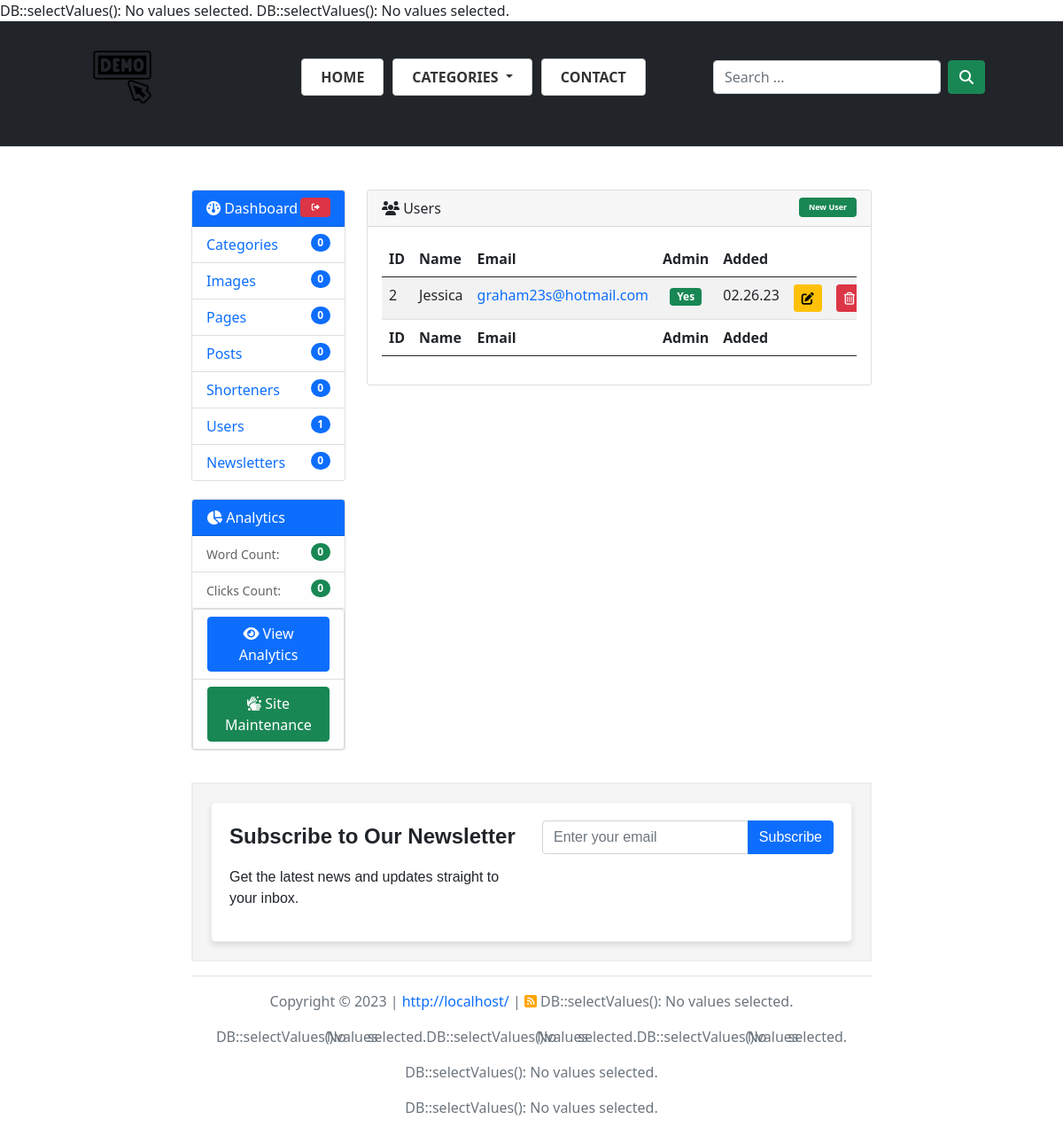
Screenshot of /users.php (signed in) with the database file from the repository.
### tables this page shows
CREATE TABLE `members` (
  `member_id` bigint(20) NOT NULL,
  `member_username` varchar(50) NOT NULL,
  `member_password` varchar(50) NOT NULL,
  `member_password_md5` varchar(32) NOT NULL,
  `member_email` varchar(50) NOT NULL,
  `member_is_admin` enum('no','yes') NOT NULL,
  `member_date` timestamp NOT NULL DEFAULT CURRENT_TIMESTAMP
);

### includes/inc-DB.php (called while the page is built, shortened)
<?php
class DB
{
    private static $instance;
    public static function getInstance() {
        if(is_null(self::$instance)) {
            self::$instance = new DB();
        }
        return self::$instance;
    }
    private $pdo;
    private function __construct() {
        try {
            $this->pdo = new PDO(
                sprintf('%s:host=%s;dbname=%s',
                    DRIVER,
                    HOST,
                    DATA
                ),
                USER,
                PASS,
                array(
                    PDO::MYSQL_ATTR_USE_BUFFERED_QUERY => true,
                    PDO::ATTR_ERRMODE => PDO::ERRMODE_EXCEPTION,
                    PDO::MYSQL_ATTR_INIT_COMMAND => 'SET NAMES utf8; SET CHARACTER SET utf8;'
                )
            );
        } catch(Exception $ex) {
            throw new Exception('Cannot connect to the database.');
        }
    }
    public function select($query, array $params = [], $fetchType = PDO::FETCH_ASSOC) {
        $normParams = $this->normalizeParams($params);
        $command = $this->pdo->prepare($query);
        foreach($normParams as $paramName => $paramValue) {
            if(is_array($paramValue)
                    && isset($paramValue['type'])
                    && isset($paramValue['value'])) {
                $command->bindValue($paramName, $paramValue['value'], $paramValue['type']);
            } else {
                $command->bindValue($paramName, $paramValue);
            }
        }
        if(!$command->execute()) {
            throw new Exception('DB::select(): Can\'t execute query.');
        }
        return $command->fetchAll($fetchType);
    }
    public function selectByField($tableName, $fieldName, $value, $fetchType = PDO::FETCH_ASSOC) {
        return $this->select(
            sprintf('
                SELECT  *
                FROM    `%s`
                WHERE   `%s` = :value',
                $tableName,
                $fieldName
            ),
            [
                ':value' => $value
            ],
            $fetchType
        );
    }
    public function selectOneByField($tableName, $fieldName, $value, $fetchType = PDO::FETCH_ASSOC) {
        $rows = $this->selectByField($tableName, $fieldName, $value, $fetchType);
        return array_shift($rows);
    }
    protected function normalizeParams(array $params = []) {
        $normParams = [];
        foreach($params as $paramKey => $paramValue) {
            $normParams[(strlen($paramKey) && (':' === $paramKey[0]))? $paramKey: ':' . $paramKey] = $paramValue;
        }
        return $normParams;
    }
}

### users.php (the view, shortened to what this page needs)
<?php
    include($_SERVER['DOCUMENT_ROOT'] . "/includes/inc-sessions.php");
    include($_SERVER['DOCUMENT_ROOT'] . "/includes/inc-header.php");
?>
<main>
	<?php $user = getUsersDetails($member); ?>
	<div class="row">
		<div class="col-md-3">
			<div class="card">
			<?php include($_SERVER['DOCUMENT_ROOT'] . "/includes/inc-dashboard.php"); ?>
			</div>
			<div class="card">
			<?php include($_SERVER['DOCUMENT_ROOT'] . "/includes/inc-dashboard-analytics.php"); ?>
			</div>
		</div>
		<div class="col-md-9">
			<div class="card">
			  <div class="card-header"><i class="fas fa-users"></i> Users <span class="badge bg-success float-end"><a href="new-user.php" class="badge badge-primary badge-sm text-decoration-none" data-bs-toggle="tooltip" data-bs-placement="bottom" title="Create a new user">New User</a></span></div>
                <div class="card-body">
				<?php $members = DB::getInstance()->select("SELECT * FROM `members`"); ?>
				<div class="table-responsive">
				<table class="table table-striped" id="tableUsers" width="100%" cellspacing="0">
				  <thead>
					<tr>
					  <th>ID</th>
					  <th>Name</th>
					  <th>Email</th>
					  <th>Admin</th>
					  <th>Added</th>
					  <th>&nbsp;</th>
					  <th>&nbsp;</th>
					</tr>
				  </thead>
				  <tfoot>
					<tr>
					  <th>ID</th>
					  <th>Name</th>
					  <th>Email</th>
					  <th>Admin</th>
					  <th>Added</th>
					  <th>&nbsp;</th>
					  <th>&nbsp;</th>
					</tr>
				  </tfoot>
				  <tbody>
						<?php foreach ($members as $member) { ?>
							<tr>
							    <td><?= $member['member_id']; ?></td>
								<td><?= $member['member_username']; ?></td>
								<td><a href="mailto:<?= $member['member_email']; ?>" class="text-decoration-none" target="_blank"><?= $member['member_email']; ?></span></td>
								<td class="text-center"><?= $member['member_is_admin'] == "yes" ? '<span class="badge bg-success">Yes</span>' : '<span class="badge bg-danger">No</span>'; ?></td>
								<td><?= date("m.d.y", strtotime($member['member_date'])); ?></td>
								<td class="text-center"><a href="edit-user.php?userId=<?= $member['member_id']; ?>" class="btn btn-warning btn-sm" role="button" data-bs-toggle="tooltip" data-bs-placement="bottom" title="Edit"><i class="fas fa-edit"></i></a></td>
								<td class="text-center"><a href="users.php?delete=1&amp;userId=<?= $member['member_id']; ?>" onClick="return confirm('Delete the user?')" class="btn btn-danger btn-sm" role="button" data-bs-toggle="tooltip" data-bs-placement="bottom" title="Delete"><i class="far fa-trash-alt"></i></a></td>
							</tr>
						<?php } ?>
				  </tbody>
				</table>
				</div>
                </div>
			</div>
		</div>
	</div>
</main>
<?php
    include($_SERVER['DOCUMENT_ROOT'] . "/includes/inc-footer.php");
?>

### rows the page displays
members: member_id "2", member_username "Jessica", member_email "graham23s@hotmail.com", member_is_admin "Yes", member_date "02.26.23"

### other values shown
doTableCount("categories") "0"
doTableCount("images") "0"
doTableCount("pages") "0"
doTableCount("posts") "0"
doTableCount("shorteners") "0"
doTableCount("members") "1"
doTableCount("newsletters") "0"
doTableCount("clicks") "0"
urlFull() "http://localhost/"
